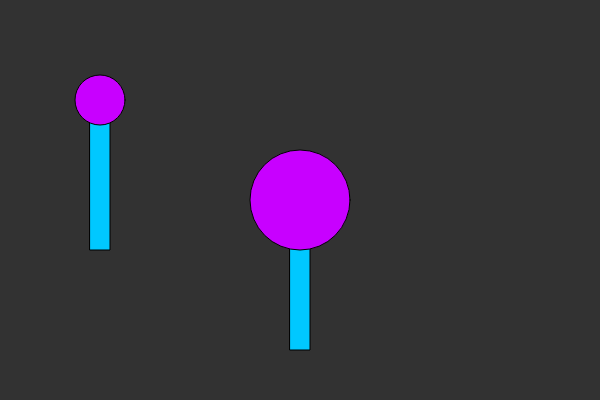
Frame 1 (no input)
Frame 60 (no input): identical to frame 1, image omitted
Frame 120 (the mouse pressed at the canvas centre since frame 60): identical to frame 1, image omitted

The p5.js sketch that drew this single still picture (run headless with seeded random() and noise() and a simulated clock; from frame 60 on, the mouse is pressed at the canvas centre):

// p5.js sketch
// ── sketch.js
function setup() {
  createCanvas(600, 400);
}

function draw() {
  background(50);
  
  lollipop(100,100,50);
  lollipop(300,200,100);
  
}

function lollipop(x,y,diameter){
  
  fill (0,200,255);
  rect (x-10,y,20,150);
  
  fill(200,0,255);
  ellipse (x,y,diameter,diameter);
  
}
